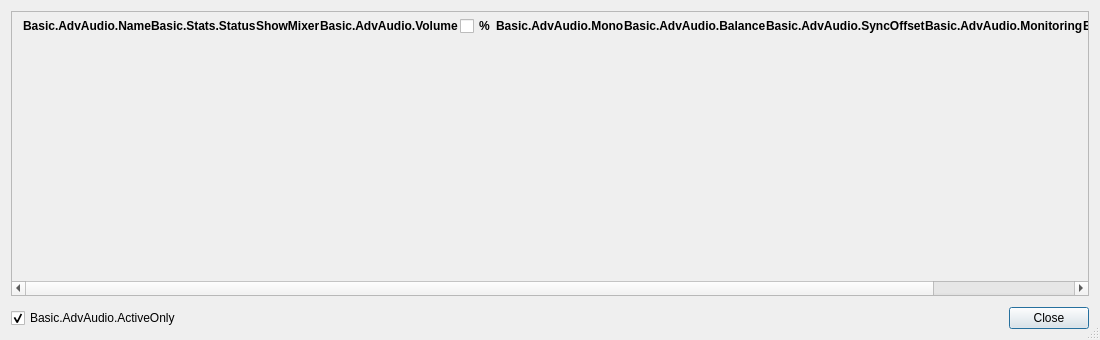
<?xml version="1.0" encoding="UTF-8"?>
<ui version="4.0">
 <class>OBSAdvAudio</class>
 <widget class="QDialog" name="OBSAdvAudio">
  <property name="geometry">
   <rect>
    <x>0</x>
    <y>0</y>
    <width>1100</width>
    <height>340</height>
   </rect>
  </property>
  <property name="sizePolicy">
   <sizepolicy hsizetype="Preferred" vsizetype="Preferred">
    <horstretch>0</horstretch>
    <verstretch>0</verstretch>
   </sizepolicy>
  </property>
  <property name="contextMenuPolicy">
   <enum>Qt::CustomContextMenu</enum>
  </property>
  <property name="windowTitle">
   <string>Basic.AdvAudio</string>
  </property>
  <property name="sizeGripEnabled">
   <bool>true</bool>
  </property>
  <layout class="QGridLayout" name="gridLayout">
   <property name="leftMargin">
    <number>11</number>
   </property>
   <property name="topMargin">
    <number>11</number>
   </property>
   <property name="rightMargin">
    <number>11</number>
   </property>
   <property name="bottomMargin">
    <number>11</number>
   </property>
   <property name="verticalSpacing">
    <number>11</number>
   </property>
   <item row="1" column="0">
    <layout class="QHBoxLayout" name="horizontalLayout">
     <property name="spacing">
      <number>7</number>
     </property>
     <item>
      <widget class="QCheckBox" name="activeOnly">
       <property name="text">
        <string>Basic.AdvAudio.ActiveOnly</string>
       </property>
       <property name="checked">
        <bool>true</bool>
       </property>
      </widget>
     </item>
     <item>
      <spacer name="horizontalSpacer">
       <property name="orientation">
        <enum>Qt::Horizontal</enum>
       </property>
       <property name="sizeHint" stdset="0">
        <size>
         <width>40</width>
         <height>20</height>
        </size>
       </property>
      </spacer>
     </item>
     <item>
      <widget class="QPushButton" name="closeButton">
       <property name="text">
        <string>Close</string>
       </property>
      </widget>
     </item>
    </layout>
   </item>
   <item row="0" column="0">
    <widget class="QScrollArea" name="scrollArea">
     <property name="sizePolicy">
      <sizepolicy hsizetype="Expanding" vsizetype="Expanding">
       <horstretch>0</horstretch>
       <verstretch>0</verstretch>
      </sizepolicy>
     </property>
     <property name="sizeAdjustPolicy">
      <enum>QAbstractScrollArea::AdjustToContents</enum>
     </property>
     <property name="widgetResizable">
      <bool>true</bool>
     </property>
     <widget class="QWidget" name="scrollAreaWidgetContents">
      <property name="geometry">
       <rect>
        <x>0</x>
        <y>0</y>
        <width>1488</width>
        <height>266</height>
       </rect>
      </property>
      <layout class="QGridLayout" name="gridLayout_3">
       <property name="leftMargin">
        <number>0</number>
       </property>
       <property name="topMargin">
        <number>0</number>
       </property>
       <property name="rightMargin">
        <number>0</number>
       </property>
       <property name="bottomMargin">
        <number>0</number>
       </property>
       <property name="spacing">
        <number>0</number>
       </property>
       <item row="0" column="0">
        <layout class="QVBoxLayout" name="verticalLayout">
         <property name="spacing">
          <number>0</number>
         </property>
         <property name="leftMargin">
          <number>4</number>
         </property>
         <property name="topMargin">
          <number>4</number>
         </property>
         <property name="rightMargin">
          <number>4</number>
         </property>
         <property name="bottomMargin">
          <number>4</number>
         </property>
         <item>
          <layout class="QGridLayout" name="mainLayout">
           <property name="verticalSpacing">
            <number>4</number>
           </property>
           <item row="0" column="8">
            <widget class="QLabel" name="label_6">
             <property name="font">
              <font>
               <weight>75</weight>
               <bold>true</bold>
              </font>
             </property>
             <property name="text">
              <string>Basic.AdvAudio.Monitoring</string>
             </property>
            </widget>
           </item>
           <item row="0" column="1">
            <widget class="QLabel" name="label">
             <property name="font">
              <font>
               <weight>75</weight>
               <bold>true</bold>
              </font>
             </property>
             <property name="text">
              <string>Basic.AdvAudio.Name</string>
             </property>
            </widget>
           </item>
           <item row="0" column="9">
            <widget class="QLabel" name="label_5">
             <property name="font">
              <font>
               <weight>75</weight>
               <bold>true</bold>
              </font>
             </property>
             <property name="text">
              <string>Basic.AdvAudio.AudioTracks</string>
             </property>
            </widget>
           </item>
           <item row="0" column="5">
            <widget class="QLabel" name="label_3">
             <property name="font">
              <font>
               <weight>75</weight>
               <bold>true</bold>
              </font>
             </property>
             <property name="text">
              <string>Basic.AdvAudio.Mono</string>
             </property>
            </widget>
           </item>
           <item row="0" column="0">
            <widget class="QLabel" name="label_8">
             <property name="text">
              <string/>
             </property>
            </widget>
           </item>
           <item row="0" column="7">
            <widget class="QLabel" name="label_4">
             <property name="font">
              <font>
               <weight>75</weight>
               <bold>true</bold>
              </font>
             </property>
             <property name="text">
              <string>Basic.AdvAudio.SyncOffset</string>
             </property>
            </widget>
           </item>
           <item row="0" column="2">
            <widget class="QLabel" name="label_7">
             <property name="sizePolicy">
              <sizepolicy hsizetype="Preferred" vsizetype="Preferred">
               <horstretch>0</horstretch>
               <verstretch>0</verstretch>
              </sizepolicy>
             </property>
             <property name="font">
              <font>
               <weight>75</weight>
               <bold>true</bold>
              </font>
             </property>
             <property name="text">
              <string>Basic.Stats.Status</string>
             </property>
            </widget>
           </item>
           <item row="0" column="6">
            <widget class="QLabel" name="label_2">
             <property name="font">
              <font>
               <weight>75</weight>
               <bold>true</bold>
              </font>
             </property>
             <property name="text">
              <string>Basic.AdvAudio.Balance</string>
             </property>
            </widget>
           </item>
           <item row="0" column="4">
            <widget class="QWidget" name="widget" native="true">
             <layout class="QGridLayout" name="gridLayout_2">
              <property name="leftMargin">
               <number>0</number>
              </property>
              <property name="topMargin">
               <number>0</number>
              </property>
              <property name="rightMargin">
               <number>0</number>
              </property>
              <property name="bottomMargin">
               <number>0</number>
              </property>
              <property name="spacing">
               <number>0</number>
              </property>
              <item row="0" column="0">
               <layout class="QHBoxLayout" name="horizontalLayout_2">
                <property name="spacing">
                 <number>2</number>
                </property>
                <item>
                 <widget class="QLabel" name="label_9">
                  <property name="font">
                   <font>
                    <weight>75</weight>
                    <bold>true</bold>
                   </font>
                  </property>
                  <property name="text">
                   <string>Basic.AdvAudio.Volume</string>
                  </property>
                 </widget>
                </item>
                <item>
                 <widget class="QCheckBox" name="usePercent">
                  <property name="font">
                   <font>
                    <weight>75</weight>
                    <bold>true</bold>
                   </font>
                  </property>
                  <property name="text">
                   <string>%</string>
                  </property>
                 </widget>
                </item>
                <item>
                 <spacer name="horizontalSpacer_3">
                  <property name="orientation">
                   <enum>Qt::Horizontal</enum>
                  </property>
                  <property name="sizeType">
                   <enum>QSizePolicy::Minimum</enum>
                  </property>
                  <property name="sizeHint" stdset="0">
                   <size>
                    <width>0</width>
                    <height>0</height>
                   </size>
                  </property>
                 </spacer>
                </item>
               </layout>
              </item>
             </layout>
            </widget>
           </item>
           <item row="0" column="3">
            <widget class="QLabel" name="label_10">
             <property name="font">
              <font>
               <weight>75</weight>
               <bold>true</bold>
              </font>
             </property>
             <property name="text">
              <string>ShowMixer</string>
             </property>
            </widget>
           </item>
          </layout>
         </item>
         <item>
          <spacer name="verticalSpacer">
           <property name="orientation">
            <enum>Qt::Vertical</enum>
           </property>
           <property name="sizeHint" stdset="0">
            <size>
             <width>20</width>
             <height>40</height>
            </size>
           </property>
          </spacer>
         </item>
        </layout>
       </item>
      </layout>
     </widget>
    </widget>
   </item>
  </layout>
 </widget>
 <resources/>
 <connections>
  <connection>
   <sender>closeButton</sender>
   <signal>clicked()</signal>
   <receiver>OBSAdvAudio</receiver>
   <slot>close()</slot>
   <hints>
    <hint type="sourcelabel">
     <x>1286</x>
     <y>474</y>
    </hint>
    <hint type="destinationlabel">
     <x>672</x>
     <y>250</y>
    </hint>
   </hints>
  </connection>
 </connections>
</ui>
